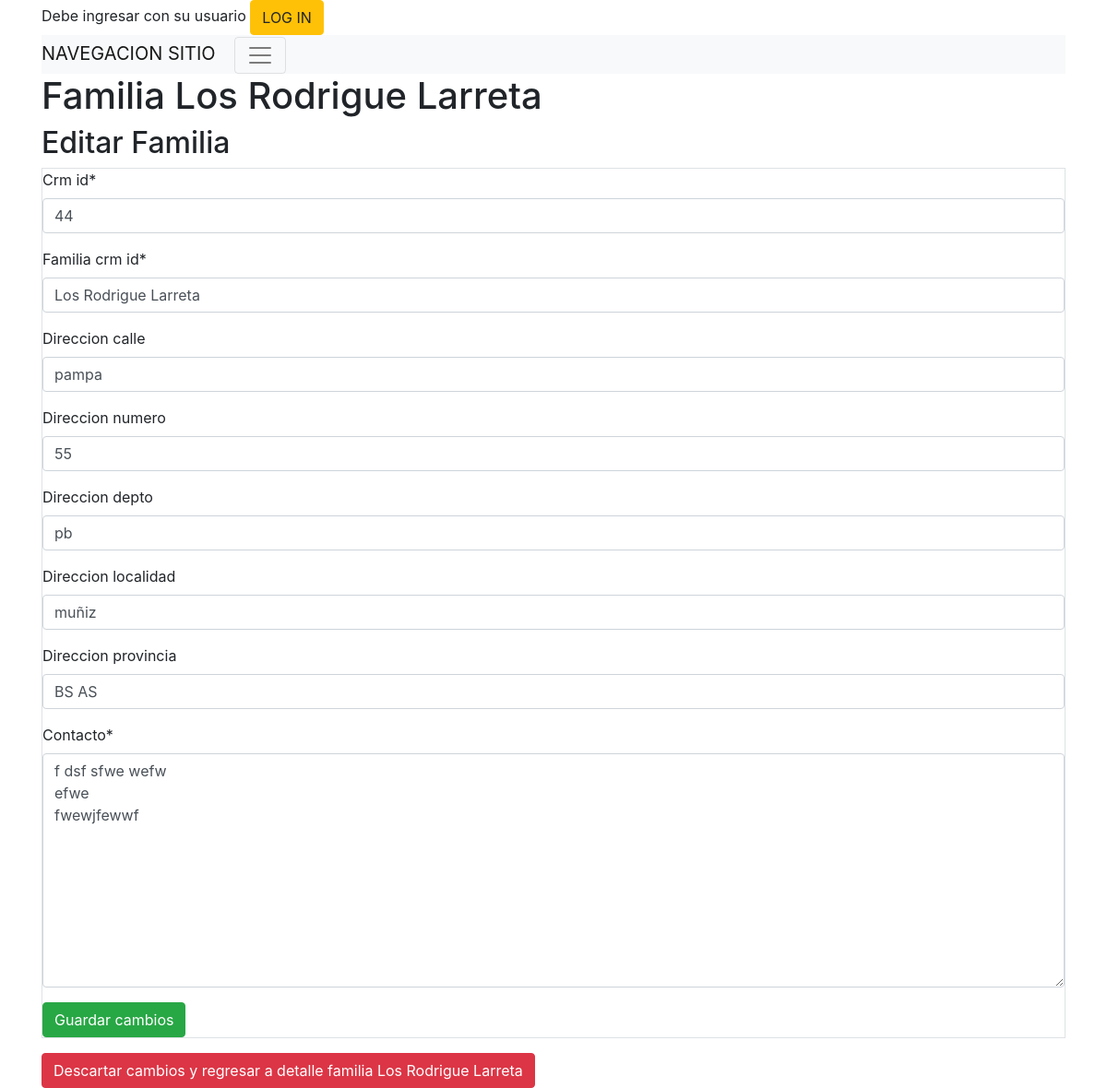
/socios/familia/nuevo/4, run on an earlier commit of the app's database.
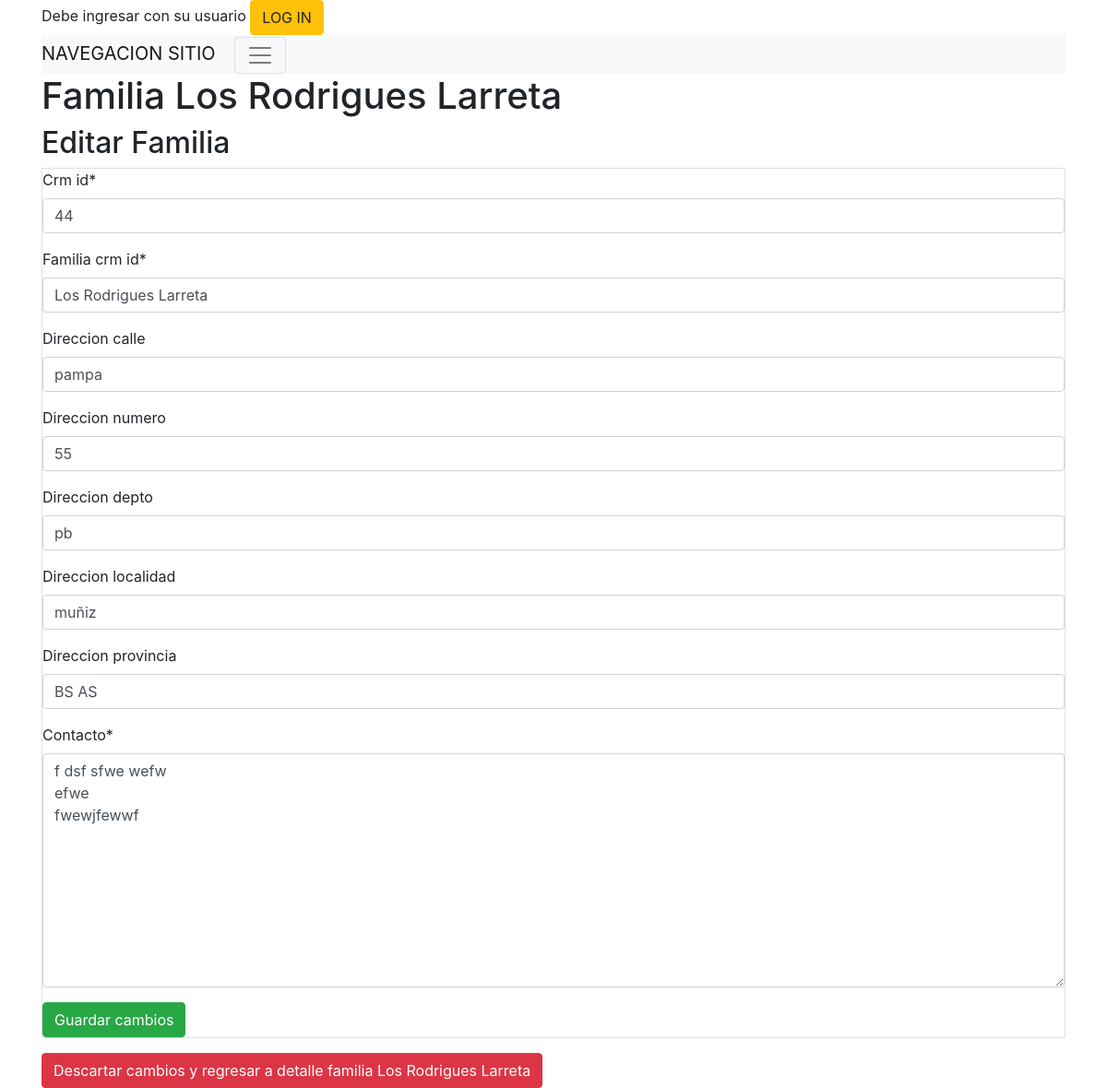
And on a later commit of the database.
### socios/models.py (models this page shows)
class Familia(models.Model):
    familia_crm_id = models.CharField(max_length=50)
    crm_id = models.IntegerField(unique=True) # unique=True
    direccion_calle = models.CharField(max_length=50,blank=True)
    direccion_numero = models.CharField(max_length=50,blank=True)
    direccion_depto = models.CharField(max_length=50,blank=True)
    direccion_localidad = models.CharField(max_length=50,blank=True)
    direccion_provincia = models.CharField(max_length=50,blank=True)
    contacto = models.CharField(max_length=200,blank=True)
    eliminado = models.BooleanField(default=False)
    creado = models.DateTimeField('creado',auto_now_add=True)
    actualizado = models.DateTimeField('actualizado',auto_now=True)
    class Meta:
        permissions = (
                       ( "familia_crear","Agregar nueva familia"),
                       ( "familia_editar","Editar familia"),
                       ( "familia_borrar","Eliminar familia"),
                       ( "familia_ver","Ver informacion de familia" ),
                      )
    def __str__(self):
        return  self.familia_crm_id

### socios/views.py (the view, shortened to what this page needs)
# urls.py: path('familia/nuevo/<int:familia_id>', views.familia_nuevo, name='familia_nuevo'),
def familia_nuevo(request,familia_id, error_message=''):
    logger.debug("Socio nuevo a familia {}".format(familia_id))
    func = inspect.currentframe().f_back.f_code
    logger.debug(" %s: %s in %s:%i" % (
        'init ',
        func.co_name,
        func.co_filename,
        func.co_firstlineno
    ))
    if familia_id :
        familia_socios = Familia.objects.get(pk=familia_id)
        op_title='Editar Familia'
        boton_aceptar='Guardar cambios'
        boton_cancelar='Descartar cambios y regresar a detalle familia {}'.format(familia_socios)
        boton_cancelar='Descartar cambios y regresar a detalle familia {}'.format(familia_socios.familia_crm_id)
    if request.method == "POST":
        form = FamiliaForm(request.POST,instance=familia_socios)
        if form.is_valid():
            post = form.save(commit=False)
            post.save()
            logger.debug("CAMINO 1 familia {}".format(familia_socios.pk))
            return redirect('socios:familia_detalle', familia_id=familia_socios.pk)
    else:
        logger.debug("CAMINO 2 SOCIO NUEVO - familia  {} - {}".format(familia_id,familia_socios.familia_crm_id))
        form = FamiliaForm(instance=familia_socios)
    logger.debug("Socio nuevo END")
    return render(request, 'socios/familia_nuevo.html', {'form': form, "familia": familia_socios, 'boton_aceptar': boton_aceptar, 'boton_cancelar': boton_cancelar, 'op_title': op_title })

### socios/forms.py
class FamiliaForm(forms.ModelForm):
    contacto = forms.CharField(widget=forms.Textarea(
        attrs={'class': 'form-control'}))
    class Meta:
        model = Familia
        fields = ('crm_id', 'familia_crm_id', 'direccion_calle', 'direccion_numero',
                  'direccion_depto', 'direccion_localidad', 'direccion_provincia','contacto')
        widgets = {
            'title': forms.TextInput(
                attrs={
                    'class': 'form-control'
                }
            ),
            'content': forms.Textarea(
                attrs={
                    'class': 'form-control'
                }
            ),
        }

### socios/templates/socios/familia_nuevo.html (shortened to what this page needs)
{% extends "base_site.html" %}
{% block content %}
{% load crispy_forms_tags %}
<h1>Familia {{ familia.familia_crm_id }}</h1>
<h2>{{ op_title }}</h2>
<div class="post">
  <form method="POST" class="post-form table table-striped table-bordered table-hover table-responsive-xl">
    {{ form|crispy }}
    <button type="submit" class="btn btn-success" type="submit" >{{ boton_aceptar }}</button>
  </form>
</div>
<a type="button" class="btn btn-danger" href="{% url 'socios:familia_listado' error_message='Operacion cancelada' %}">{{ boton_cancelar }}</a>
{% endblock content %}

What changed in the data, as far as the page shows it:
changed Familia "pampa": familia_crm_id "Los Rodrigue Larreta" → "Los Rodrigues Larreta"
Also different on the page:
{{ boton_cancelar }}: "Descartar cambios y regresar a detalle familia Los Rodrigue Larreta" → "Descartar cambios y regresar a detalle familia Los Rodrigues Larreta"
